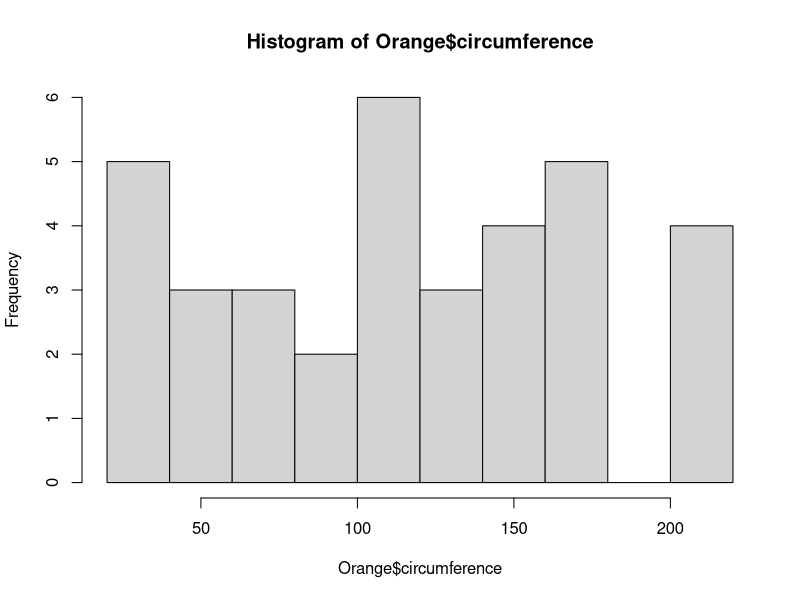
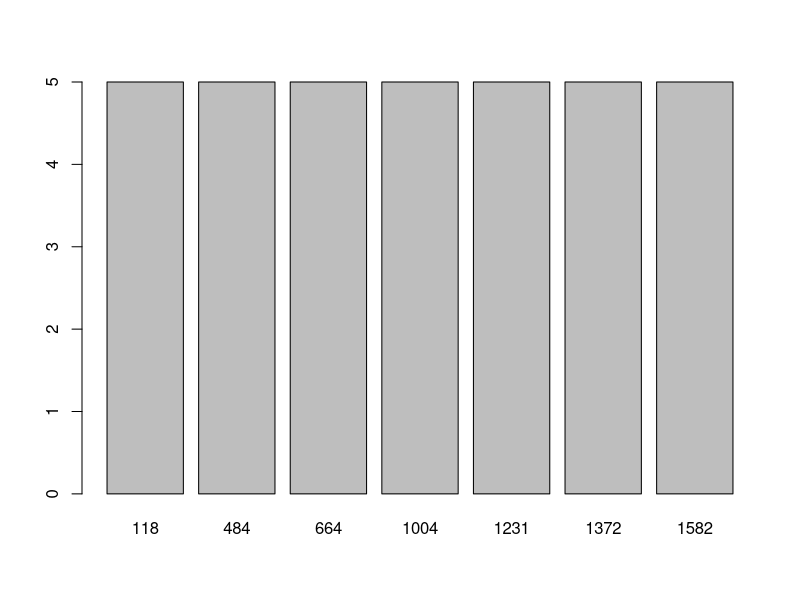
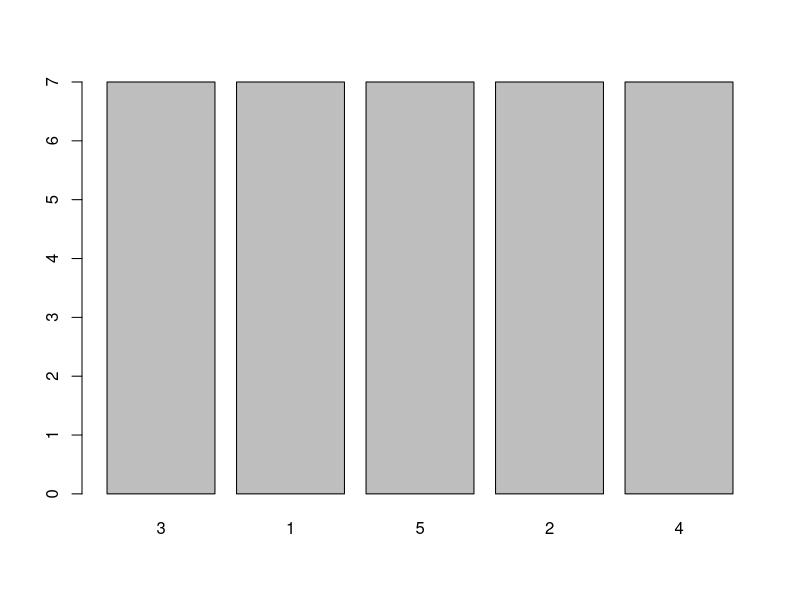
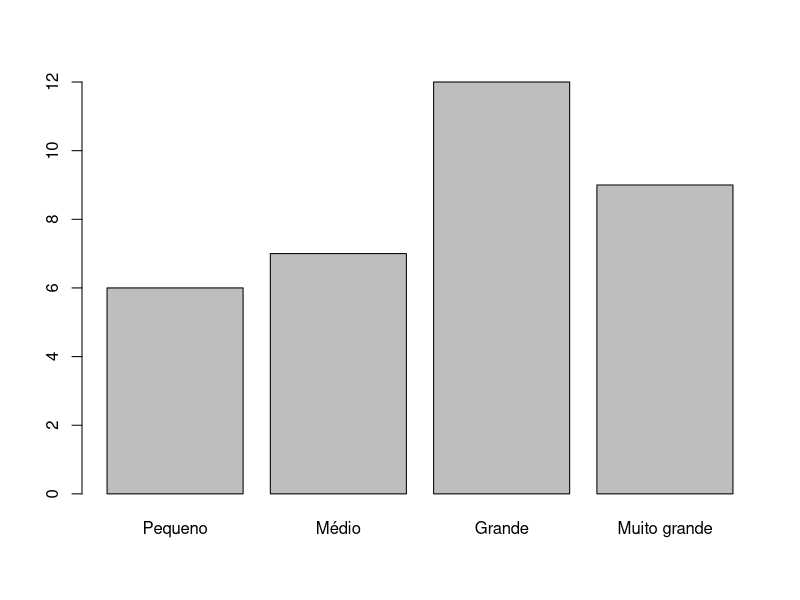

Reproduce these figures in R, in order.
data("Orange")

Orange$tamanho <- factor(
  cut(Orange$circumference, breaks = c(0, 50, 100, 150, 210)),
  labels = c("Pequeno", "Médio", "Grande", "Muito grande"),
  ordered = TRUE
)

Orange$Tree # Variável Nominal

Orange$age # Variável Discreta

Orange$circumference # Variável Contínua

Orange$tamanho # Variável Ordinal

hist(Orange$circumference)
# Com base nas circunferências das laranja, o gráfico mostra a quantidade de laranjas em um certo intervalo de tamanho.

barplot(table(Orange$age))
# Mostra a quantidade de laranjas com base nas idades

barplot(table(Orange$Tree))
# Mostra a quantidade de laranjas com base na árvore

barplot(table(Orange$tamanho))
# Mostra a quantidade de laranjas com base no tamanho
